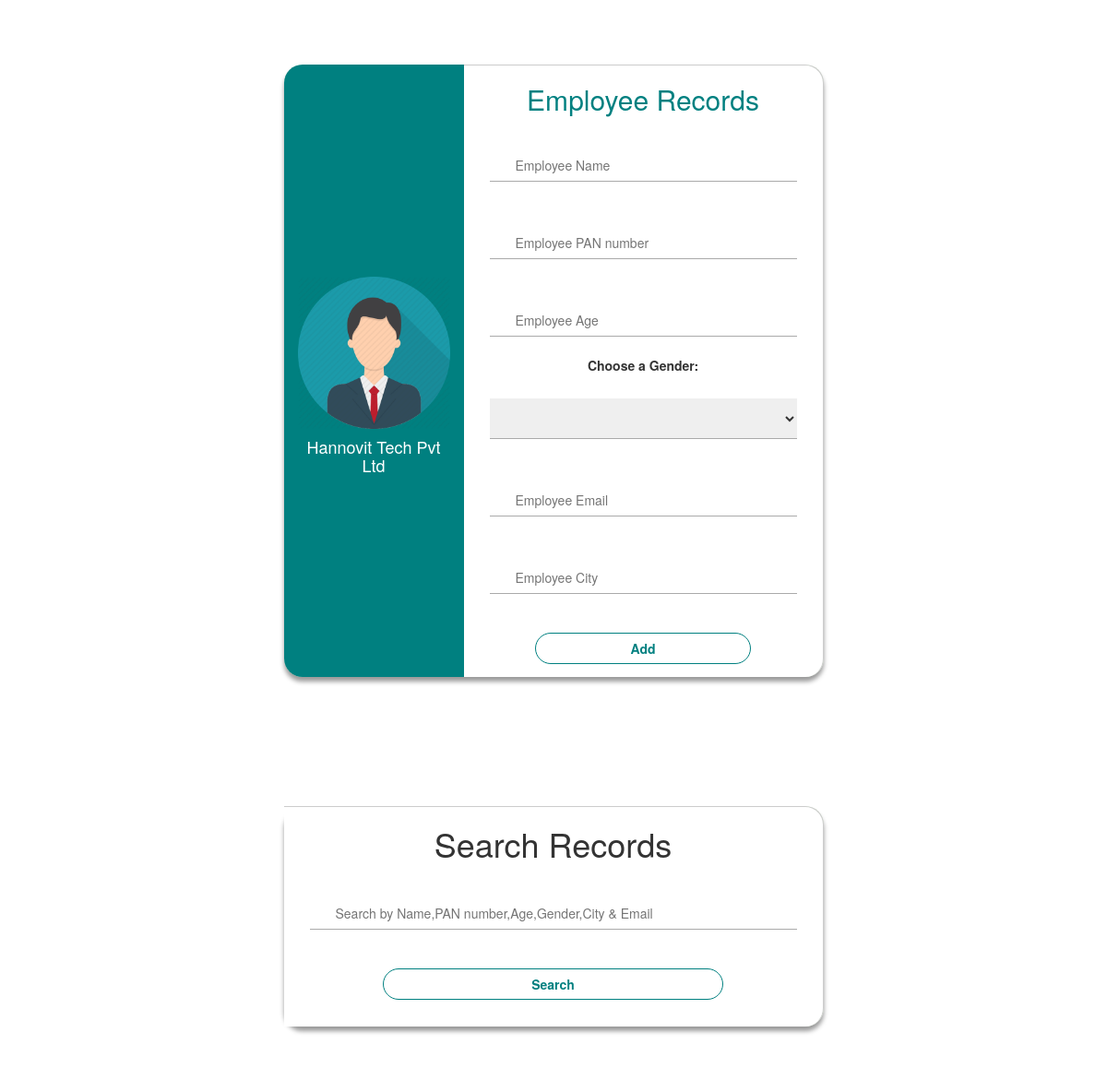
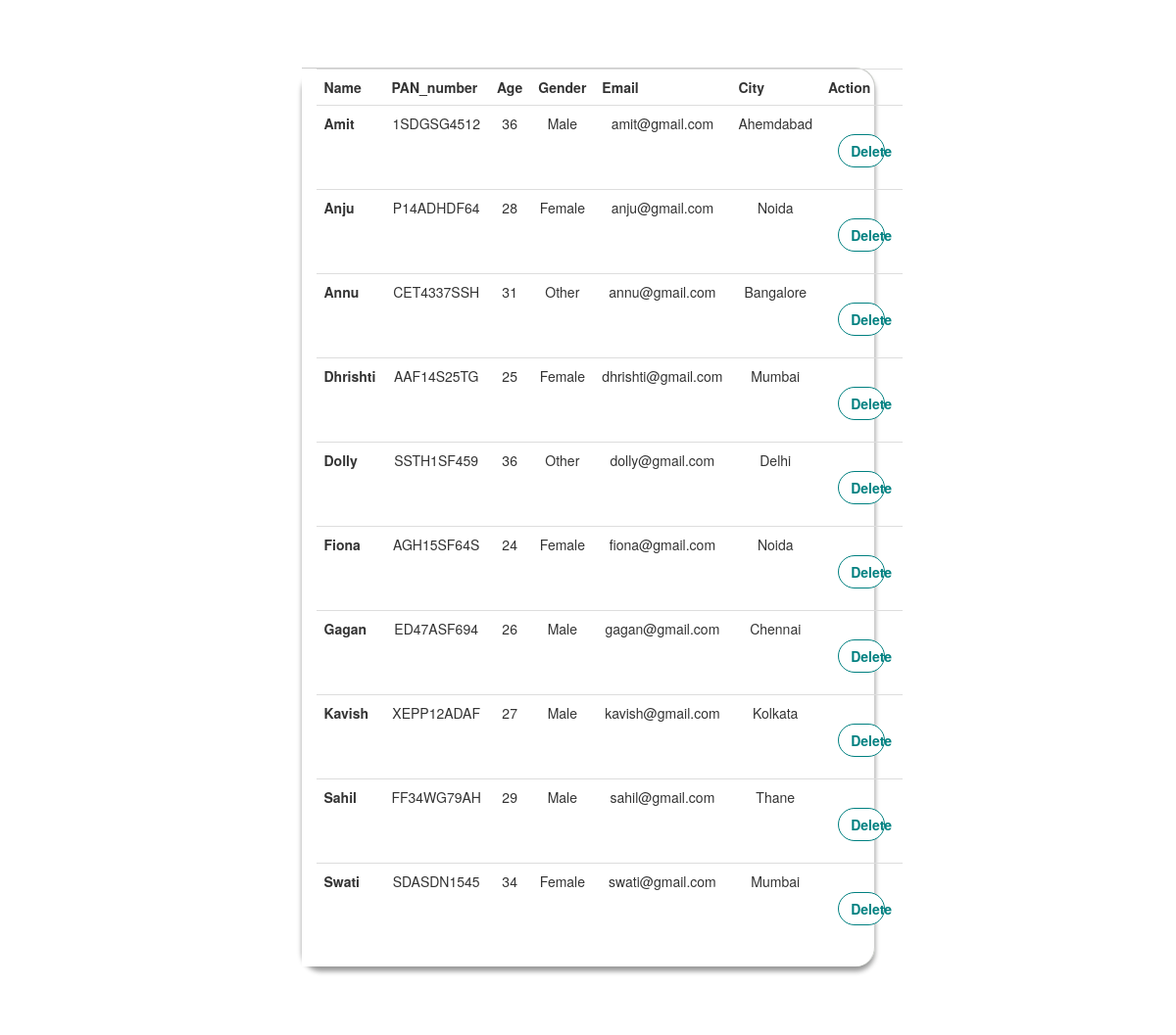
Screenshot of /search with the database file from the repository (2 pictures, top to bottom).
### records/models.py (models this page shows, shortened)
class Emp_records(models.Model):
    GENDER_CHOICES = (
        ('Male', 'male'),
        ('Female', 'female'),
        ('Other', 'not specified'),
    )
    Name = models.CharField(max_length=200)
    PAN_number = models.CharField(max_length=10)
    Age = models.PositiveIntegerField(validators=[MinValueValidator(1), MaxValueValidator(100)])
    Gender = models.CharField(max_length=20,choices=GENDER_CHOICES)
    Email = models.EmailField()
    City = models.CharField(max_length=100)

### records/views.py (the view)
# urls.py: path('search',search,name='search'),
def search(request):
    query = request.GET.get('q')
    if query:
        results = Emp_records.objects.filter(Q(Name__icontains=query) | Q(PAN_number__icontains=query) | Q(Age__icontains=query) | Q(Gender__icontains=query) | Q(Email__icontains=query) | Q(City__icontains=query))
    else:
        results = Emp_records.objects.all().order_by("Name")
    return render(request, 'home.html' ,{'results':results})

### records/templates/home.html (shortened to what this page needs)
<!DOCTYPE html>
{% load static %}
<head>
    <link href="http://ajax.googleapis.com/ajax/libs/jqueryui/1.8.16/themes/ui-lightness/jquery-ui.css" rel="stylesheet" type="text/css" />
    <link rel="stylesheet" href="https://maxcdn.bootstrapcdn.com/bootstrap/3.4.1/css/bootstrap.min.css">
	<link rel="stylesheet" href="{% static 'records/style.css' %}" />
</head>
<body>
	<div class="container-fluid">
		<div class="row main-content bg-success text-center">
			<div class="col-md-4 text-center company__info">
				<span class="company__logo"><h2></h2></span>
				<img  id="cart-icon" src="{% static 'images/employee.png' %}">
				<h4 class="company_title">Hannovit Tech Pvt Ltd</h4>
			</div>
			<div class="col-md-8 col-xs-12 col-sm-12 login_form ">
				<div class="container-fluid">
					<div class="row">
						<h2>Employee Records</h2>
					</div>
					<form method="POST" class="post-form" >
						<div class="row">
							<form control="" class="form-group">
							<div class="row">
								<input type="text" name="Name" maxlength="200" required="" id="id_Name" class="form__input" placeholder="Employee Name">
							</div>
							<div class="row">
								<input type="text" name="PAN_number" maxlength="10" required="" id="id_PAN_number" class="form__input" placeholder="Employee PAN number">
							</div>
							<div class="row">
								<input type="number" name="Age" min="0" required="" id="id_Age" class="form__input" placeholder="Employee Age">
							</div>
							<label for="id_Gender" maxlength="100" >Choose a Gender:</label>
							<div class="row">
								<select name="Gender" maxlength="100" required="" id="id_Gender"  class="form__input" >
								</select>
							</div>
							<div class="row">
								<input type="email" name="Email" maxlength="254" required="" id="id_Email" class="form__input" placeholder="Employee Email">
							</div>
							<div class="row">
								<input type="text" name="City" maxlength="100" required="" id="id_City" class="form__input" placeholder="Employee City">
							</div>
							<div class="row">
								<input type="submit" value="Add" class="btn">
							</div>
						</form>
					</div>
					</form>
				</div>
			</div>
			</div>
		</div>
<div class="container-fluid">
	<div class="row main-content bg-success text-center">
		<div class="col-md-12 col-xs-12 col-sm-12 login_form ">
			<h1 class = "company title">Search Records</h1>
			<div class="row">
				<form class="form-group" action="{% url 'search' %}" method="get">
    				<input class="form__input" type="text" placeholder="Search by Name,PAN number,Age,Gender,City & Email" aria-label="Search" name="q" maxlength="200" >
    				<button class="btn btn-outline-success my-2 my-sm-0" type="submit" id="Search-btn">Search</button>
			</form>
			</div>
		</div>
	</div>
</div>
 <div class="container-fluid">
	<div class="row main-content bg-success text-center">
		<div class="col-md-12 col-xs-12 col-sm-12 login_form ">
			<table class="table" id="table1">
			<tr>
					<th scope ="col">Name</th>
					<th scope ="col">PAN_number</th>
					<th scope ="col">Age</th>
					<th scope ="col">Gender</th>
					<th scope ="col">Email</th>
					<th scope ="col">City</th>
				    <th scope="col">Action</th>
			</tr>
			{% for obj in results %}
				<tr>
					<th scope="row">{{obj.Name}}</th>
					<td>{{obj.PAN_number}}</td>
					<td>{{obj.Age}}</td>
					<td>{{obj.Gender}}</td>
					<td>{{obj.Email}}</td>
					<td>{{obj.City}}</td>
					<td>
        				<a class = "btn  btn-danger"  href = "{% url 'delete' obj.id %}">Delete</a>
					</td>
				</tr>
				{% endfor %}
			</table>
		</div>
	</div>
 </div>
</body>
</html>

### records/static/records/style.css (style rules this page uses)
.main-content { width: 50%; border-radius: 20px; box-shadow: 0 5px 5px rgba(0,0,0,.4); margin: 5em auto; display: flex; }
.company__info { background-color: #008080; border-top-left-radius: 20px; border-bottom-left-radius: 20px; display: flex; flex-direction: column; justify-content: center; color: #fff; }
.row > h2 { color:#008080; }
.login_form { background-color: #fff; border-top-right-radius:20px; border-bottom-right-radius:20px; border-top:1px solid #ccc; border-right:1px solid #ccc; }
form { padding: 0 2em; }
.form__input { width: 100%; border:0px solid transparent; border-radius: 0; border-bottom: 1px solid #aaa; padding: 1em .5em .5em; padding-left: 2em; outline:none; margin:1.5em auto; transition: all .5s ease; }
.btn { transition: all .5s ease; width: 70%; border-radius: 30px; color:#008080; font-weight: 600; background-color: #fff; border: 1px solid #008080; margin-top: 1.5em; margin-bottom: 1em; }

### rows the page displays
Emp_records: Name "Amit", PAN_number "1SDGSG4512", Age "36", Gender "Male", Email "amit@gmail.com", City "Ahemdabad"
Emp_records: Name "Anju", PAN_number "P14ADHDF64", Age "28", Gender "Female", Email "anju@gmail.com", City "Noida"
Emp_records: Name "Annu", PAN_number "CET4337SSH", Age "31", Gender "Other", Email "annu@gmail.com", City "Bangalore"
Emp_records: Name "Dhrishti", PAN_number "AAF14S25TG", Age "25", Gender "Female", Email "dhrishti@gmail.com", City "Mumbai"
Emp_records: Name "Dolly", PAN_number "SSTH1SF459", Age "36", Gender "Other", Email "dolly@gmail.com", City "Delhi"
Emp_records: Name "Fiona", PAN_number "AGH15SF64S", Age "24", Gender "Female", Email "fiona@gmail.com", City "Noida"
Emp_records: Name "Gagan", PAN_number "ED47ASF694", Age "26", Gender "Male", Email "gagan@gmail.com", City "Chennai"
Emp_records: Name "Kavish", PAN_number "XEPP12ADAF", Age "27", Gender "Male", Email "kavish@gmail.com", City "Kolkata"
Emp_records: Name "Sahil", PAN_number "FF34WG79AH", Age "29", Gender "Male", Email "sahil@gmail.com", City "Thane"
Emp_records: Name "Swati", PAN_number "SDASDN1545", Age "34", Gender "Female", Email "swati@gmail.com", City "Mumbai"
